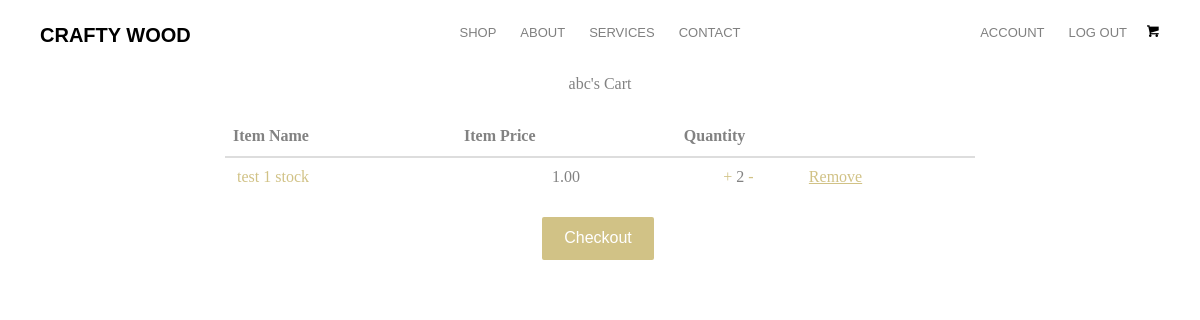
Page /cart (signed in) on the committed database.
### ecommercesite/database.py (models this page shows, shortened)
class User(db.Model, UserMixin):
    __tablename__ = 'user'
    id = db.Column(db.Integer, primary_key=True)
    type = db.Column(db.String(20))
    first_name = db.Column(db.String(30), nullable=False)
    last_name = db.Column(db.String(30), nullable=False)
    username = db.Column(db.String(30), nullable=False, unique=True)
    email = db.Column(db.String(100), nullable=False, unique=True)
    password = db.Column(db.String(60), nullable=False)
    role = db.Column(db.String(10), nullable=False, default='user')
    image_file = db.Column(db.String(20), nullable=False, default='defaultpfp.jpg')
    __mapper_args__ = {
        'polymorphic_on':type,
        'polymorphic_identity':'user'
    }

class Items_In_Cart(db.Model):
    __tablename__ = 'items_in_cart'
    id = db.Column(db.Integer, primary_key=True)
    image_1 = db.Column(db.String(150), nullable=False, default='product-single-1.jpg')
    name = db.Column(db.String(80), nullable=False)
    price = db.Column(db.Numeric(10,2), nullable=False)
    quantity = db.Column(db.Integer, nullable=False, default='1')
    product_id = db.Column(db.Integer, nullable=False)
    user_id = db.Column(db.Integer, db.ForeignKey('user.id'), nullable=False)

### ecommercesite/routes.py (the view)
@app.route('/cart', methods=['GET', 'POST'])
@login_required
def cart():
    cart_items = Items_In_Cart.query.filter_by(user_id=current_user.id).all()
    items = 0
    for item in cart_items:
        items += 1
    return render_template('cart.html', title='Shopping Cart', current_user=current_user, cart_items=cart_items, items=items)

### ecommercesite/database.py (called while the page is built)
@login_manager.user_loader
def load_user(user_id):
    return User.query.get(int(user_id))

### ecommercesite/templates/cart.html (shortened to what this page needs)
{% extends 'layout.html' %}
{% block content %}
<div>
    <p class='text-center'>{{ current_user.username }}'s Cart</p>
</div>
<div class="page-wrapper">
  <div class="cart shopping">
    <div class="container">
      <div class="row">
        <div class="col-md-8 col-md-offset-2">
          <div class="block">
            <div class="product-list">
              <form method="post">
                <table class="table">
                  <thead>
                    <tr>
                      <th class="">Item Name</th>
                      <th class="">Item Price</th>
                      <th class="">Quantity</th>
                      <th class=""></th>
                    </tr>
                  </thead>
                  <tbody>
                    {% for product in cart_items %}
                    <tr class="">
                      <td class="">
                        <div class="product-info">
                          <a href="{{ url_for('product_details', id=product.product_id) }}">{{ product.name }}</a>
                        </div>
                      </td>
                      <td class="text-center">{{ product.price }}</td>
                      <td class="text-center col-md-2">
                        <a href="{{ url_for('add_quantity', id=product.id) }}">+</a> {{ product.quantity }} <a href="{{ url_for('min_quantity', id=product.id) }}">-</a>
                      </td>
                      <td class="">
                        <a class="product-remove text-center" style="text-decoration: underline" href="{{ url_for('delete_cart', id=product.id)}}">Remove</a>
                      </td>
                    </tr>
                    {% endfor %}
                  </tbody>
                </table>
              </form>
            </div>
          </div>
        </div>
      </div>
    </div>
  </div>
</div>
{% if cart_items %}
<div class="container text-center">
  <p>
    <a class="btn btn-primary" href="{{ url_for('checkout_details')}}">Checkout</a>
  </p>
</div>
{% else %}
<div class="container text-center">
  <p>
    Add items to your cart to checkout!
  </p>
</div>
{% endif %}
{% endblock %}

### ecommercesite/static/style.css (style rules this page uses)
body { font-family: "Playfair Display", serif; font-weight: 400; font-size: 16px; line-height: 1.7; color: #828282; background: #fff; }
a { color: #d1c286; -webkit-transition: 0.5s; -o-transition: 0.5s; transition: 0.5s; }
p { margin-bottom: 20px; }
.btn { margin-right: 4px; margin-bottom: 4px; font-family: "Montserrat", Arial, sans-serif; font-size: 16px; font-weight: 400; -webkit-border-radius: 2px; -moz-border-radius: 2px; -ms-border-radius: 2px; border-radius: 2px; -webkit-transition: 0.5s; -o-transition: 0.5s; transition: 0.5s; padding: 8px 20px; }
.btn-primary { background: #d1c286; color: #fff; border: 2px solid #d1c286; }

### rows in the picture
User: username "abc"
Items_In_Cart: name "test 1 stock", price "1.00", quantity "2"
